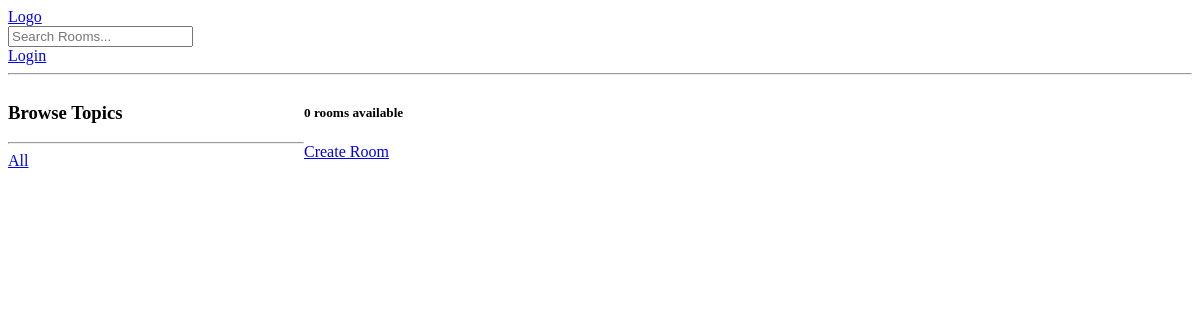
Before: /?q=Javascript with the older database file.
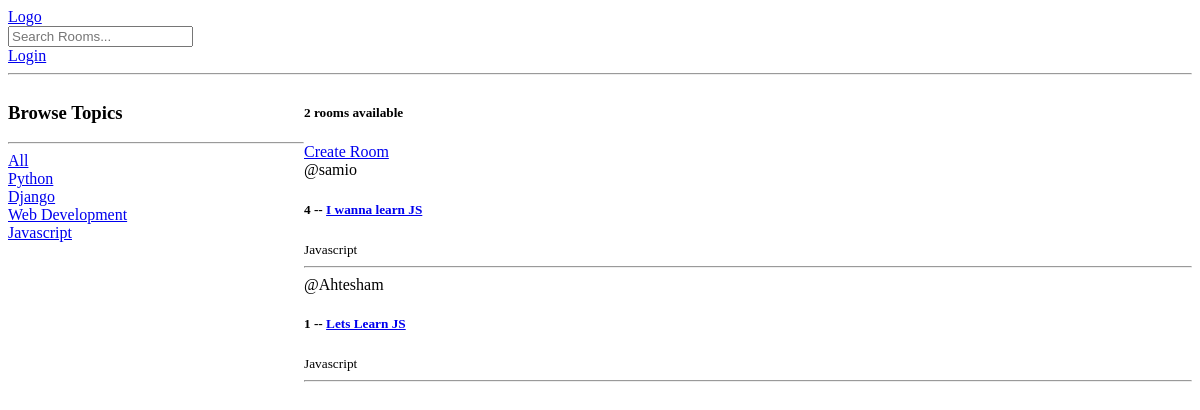
After: the same page with the newer database file.
### base/models.py (models this page shows, shortened)
class Topic(models.Model):
    name = models.CharField(max_length=200)

class Room(models.Model):
    host = models.ForeignKey(User, on_delete=models.SET_NULL, null=True)
    topic = models.ForeignKey(Topic, on_delete=models.SET_NULL, null=True)
    name = models.CharField(max_length=200)
    description = models.TextField(null=True, blank=True)
    participants = models.ManyToManyField(User, related_name='participants', blank=True)
    updated = models.DateTimeField(auto_now=True)
    created = models.DateTimeField(auto_now_add=True)
    class Meta:
        ordering = ['-updated', '-created']

### base/views.py (the view)
# urls.py: path('', views.home, name='home'),
def home(request):
    q = ''
    if request.GET.get('q'):
        q = request.GET.get('q')
    rooms = Room.objects.filter(
        Q(topic__name__icontains=q) |
        Q(name__icontains=q) |
        Q(description__icontains=q)
    )
    room_count = rooms.count()
    topics = Topic.objects.all()
    context = {'rooms': rooms, 'topics':topics, 'room_count':room_count}
    return render(request, 'base/home.html', context)

### base/templates/base/home.html (shortened to what this page needs)
{% extends 'main.html' %}
{% block content %}
<div class="home-container">
    <div>
        <h3>Browse Topics</h3>
        <hr>
        <div>
            <a href="{% url 'home' %}">All</a>
        </div>
        {% for topic in topics %}
            <div>
                <a href="{% url 'home' %}?q={{topic.name}}">{{topic.name}}</a>
            </div>
        {% endfor %}
    </div>
    <div>
        <h5>{{room_count}} rooms available</h5>
        <a href="{% url 'create-room' %}">Create Room</a>
        <div>
            {% for room in rooms %}
            <div>
                <span>@{{room.host.username}}</span>
                <h5>{{room.id}} -- <a href="{% url 'room' room.id %}">{{room.name}}</a></h5>
                <small>{{room.topic.name}}</small>
                <hr>
            </div>
            {% endfor %}
        </div>
    </div>
</div>
{% endblock %}

### templates/main.html (shortened to what this page needs)
<!DOCTYPE html>
<html lang="en">
<head>
</head>
<body>
    {% include 'navbar.html' %}
    {% block content %}
    {% endblock %}
</body>
</html>

### templates/navbar.html
<a href="/">
    Logo
</a>
<form action="{% url 'home' %}">
    <input type="text" name="q" placeholder="Search Rooms...">
</form>
{% if user.is_authenticated %}
<p>Hello, {{user}}</p>
<a href="{% url 'logout' %}">Logout</a>
{% else %}
<a href="{% url 'login' %}">Login</a>
{% endif %}
<hr>

### base/templates/base/home.html (style rules this page uses)
.home-container { display: grid; grid-template-columns: 1fr 3fr; }

Changed rows visible on the page:
added Topic: name "Python"
added Topic: name "Django"
added Topic: name "Web Development"
added Topic: name "Javascript"
added Room: host.username "samio", id "4", name "I wanna learn JS", topic.name "Javascript"
now on this page (row edited): Room: host.username "Ahtesham", id "1", name "Lets Learn JS", topic.name "Javascript"
Other visible differences:
{{ room_count }}: "0" → "2"
